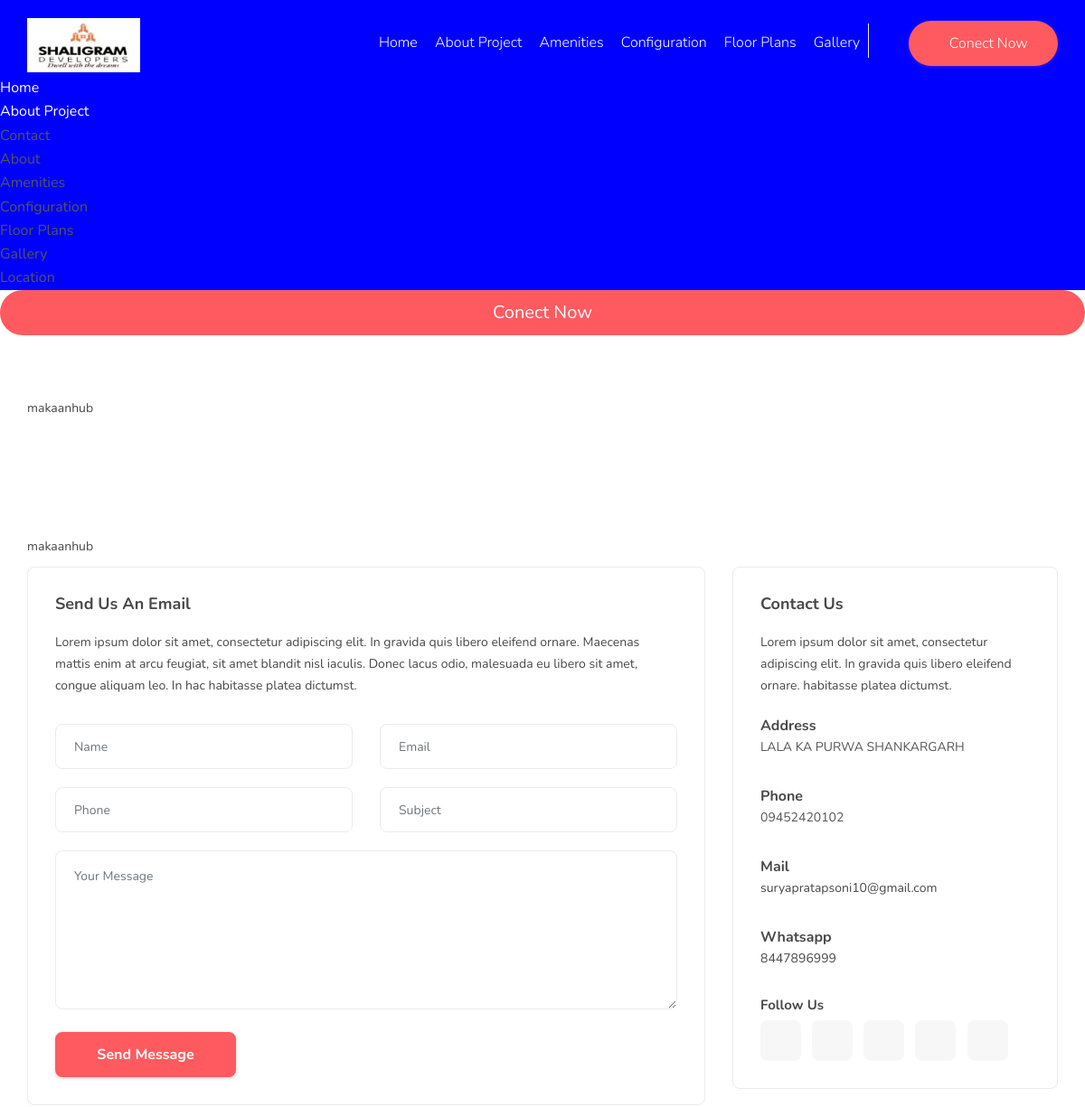
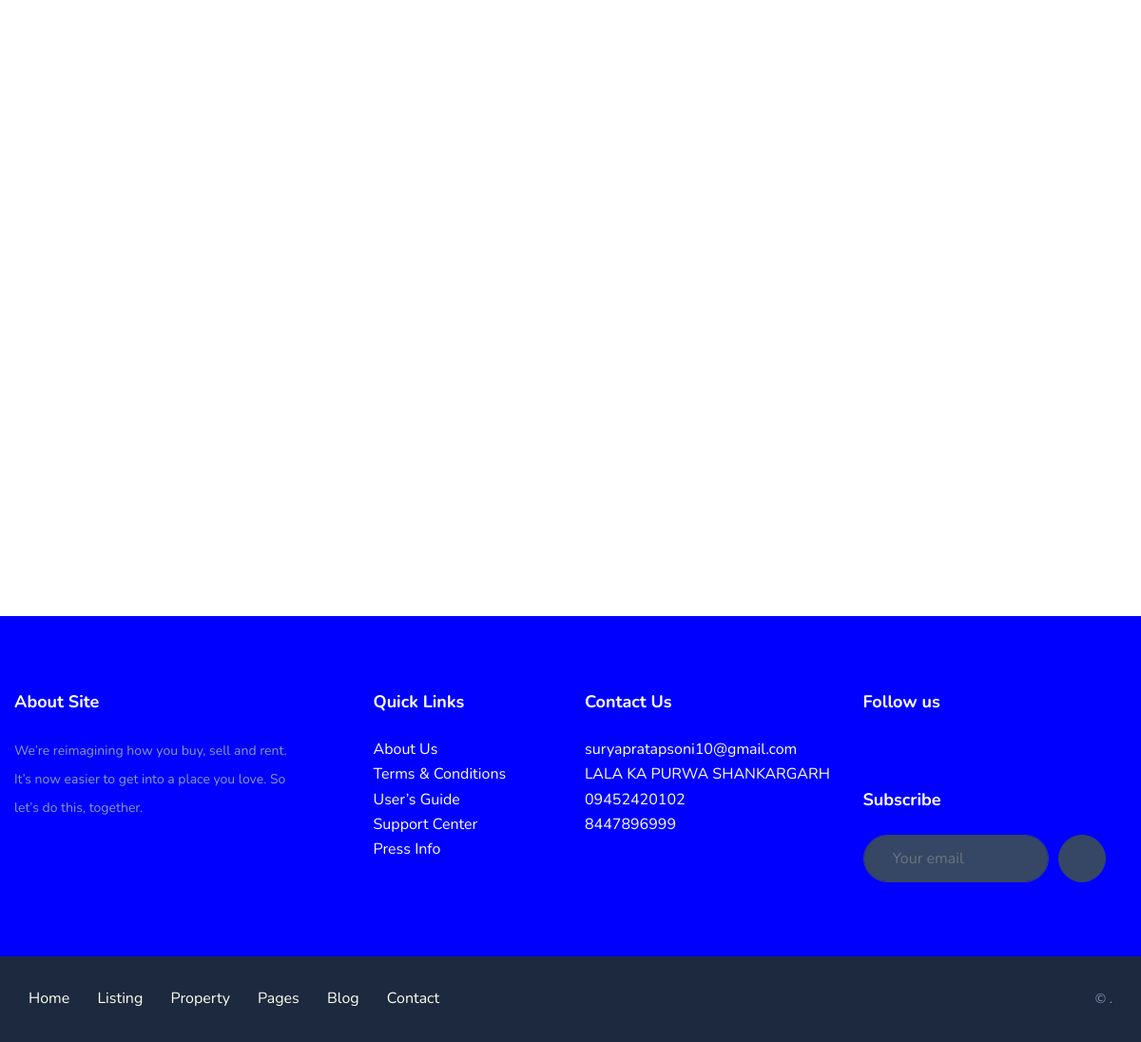
The app's page /contact/, older data (2 pictures, top to bottom).
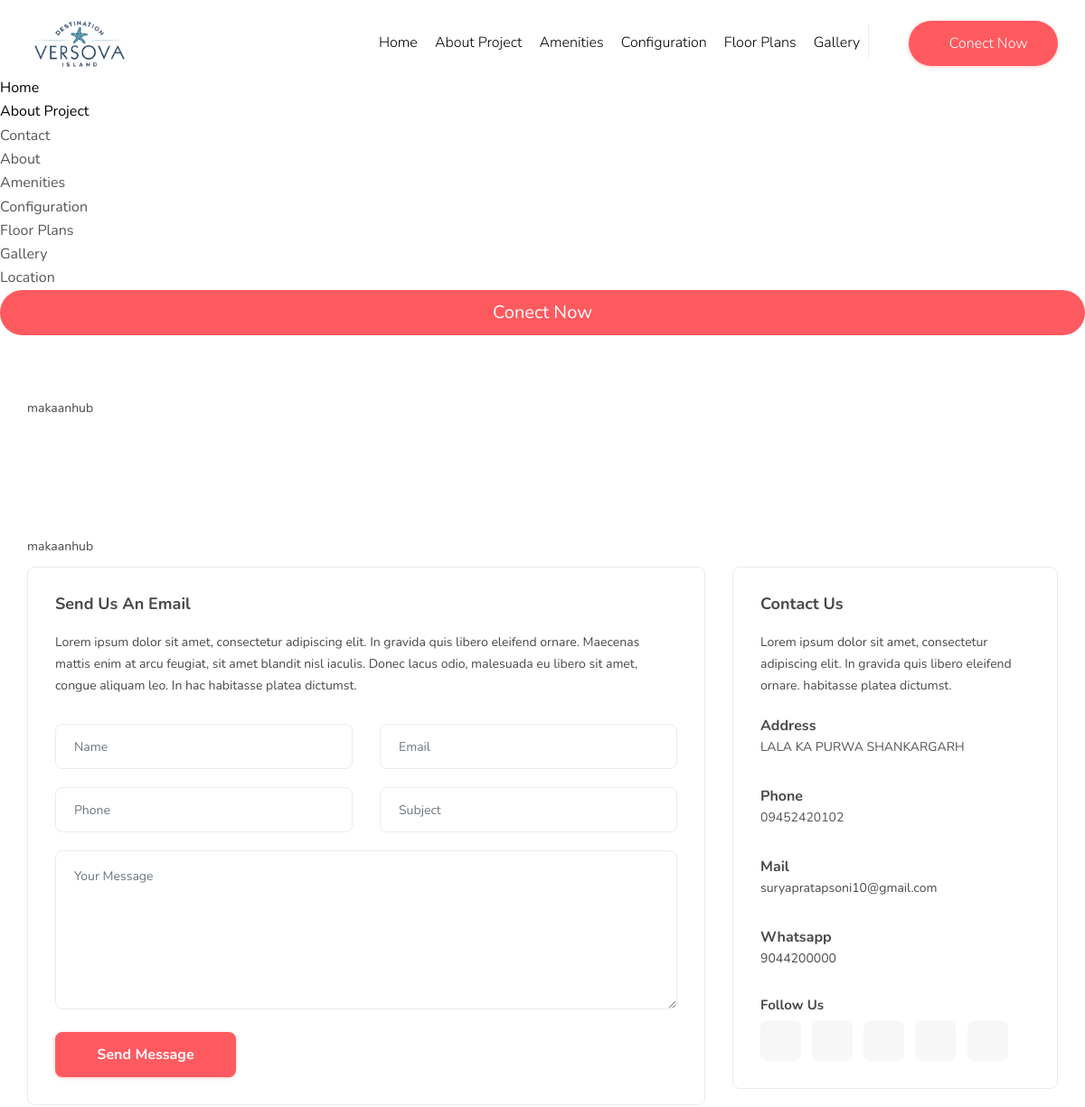
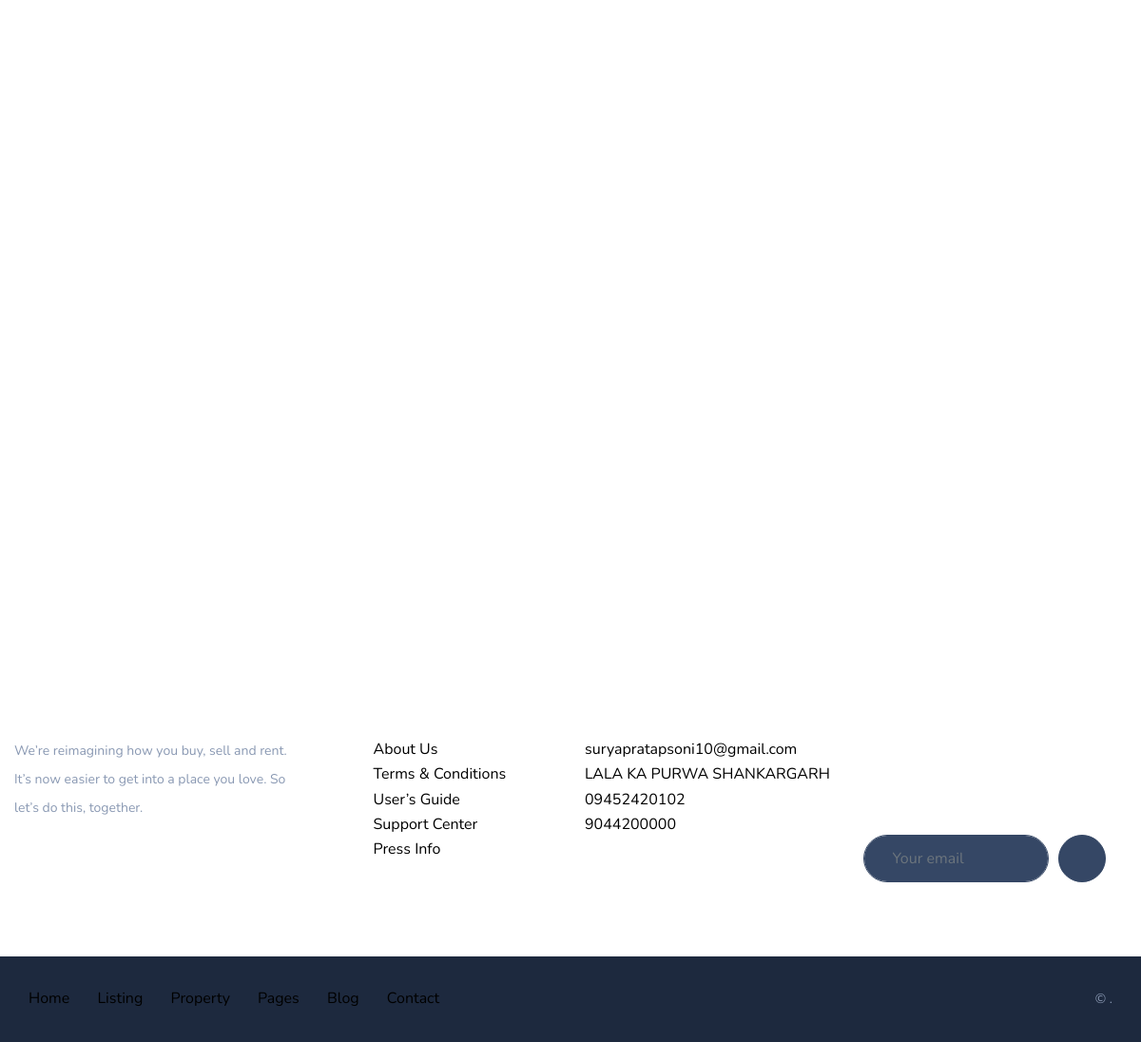
The same page, newer data (2 pictures, top to bottom).
### home/models.py (models this page shows, shortened)
class Setting(models.Model):
    STATUS = (
        ('True', 'True'),
        ('False', 'False'),
    )
    logo = models.ImageField(upload_to='logo/')
    testmonial_bg = models.ImageField(upload_to='logo/')
    header_footer_color = models.CharField(max_length=150,blank=True,)
    text_color = models.CharField(max_length=150,blank=True,)
    title = models.CharField(max_length=150)
    keywords = models.CharField(max_length=255)
    description = models.CharField(max_length=255)
    company = models.CharField(max_length=50)
    address = models.CharField(blank=True,max_length=100)
    phone = models.CharField(blank=True,max_length=15)
    whatsapp = models.CharField(blank=True,max_length=15)
    email = models.CharField(blank=True,max_length=50)
    smtpserver = models.CharField(blank=True,max_length=50)
    smtpemail = models.CharField(blank=True,max_length=50)
    smtppassword = models.CharField(blank=True,max_length=10)
    smtpport = models.CharField(blank=True,max_length=5)
    google_map = models.CharField(blank=True,max_length=1000)
    copy_right = models.CharField(blank=True,max_length=100)
    icon = models.ImageField(upload_to='images/')
    facebook = models.CharField(blank=True,max_length=50)
    instagram = models.CharField(blank=True,max_length=50)
    twitter = models.CharField(blank=True,max_length=50)
    youtube = models.CharField(blank=True, max_length=50)
    aboutus = RichTextUploadingField(blank=True)
    contact = RichTextUploadingField(blank=True)
    references = RichTextUploadingField(blank=True)
    status=models.CharField(max_length=10,choices=STATUS)
    create_at=models.DateTimeField(auto_now_add=True)
    update_at=models.DateTimeField(auto_now=True)
    class Meta:
        verbose_name_plural='9. Web Site Setting'

### home/views.py (the view, shortened to what this page needs)
# urls.py: path(('contact/'), views.contactus, name='contactus'),
def contactus(request):
    setting = Setting.objects.all().order_by('-id')[0:1]
    city = City.objects.all()
    form = ContactForm
    context={
        'setting':setting,
        'form':form ,
        'city':city,
    }
    return render(request, 'contactus.html',context)

### home/templates/contactus.html (shortened to what this page needs)
{% extends 'base/homebase.html' %}
{% block header %} {% include 'base/header1.html' %} {% endblock %}
{% block body %}
{% for rs in setting %}
	<section class="" >
		<div class="container">
			{{rs.contact|safe}}
		</div>
	</section>
	<section class="our-contact pb0 bgc-f">
		<div class="container">
            <div class="container-fluid p0 mt0">
                <div class="row">
                    <div class="col-lg-12">
                        {{rs.contact | safe}}
                    </div>
                </div>
            </div>
			<div class="row">
				<div class="col-lg-7 col-xl-8">
					<div class="form_grid">
						<h4 class="mb5">Send Us An Email</h4>
						<p>Lorem ipsum dolor sit amet, consectetur adipiscing elit. In gravida quis libero eleifend ornare. Maecenas mattis enim at arcu feugiat, sit amet blandit nisl iaculis. Donec lacus odio, malesuada eu libero sit amet, congue aliquam leo. In hac habitasse platea dictumst.</p>
			            <form class="contact_form" id="contact_form" name="contact_form" action="#" method="post" novalidate="novalidate">
							<div class="row">
				                <div class="col-md-6">
				                    <div class="form-group">
										<input id="form_name" name="form_name" class="form-control" required="required" type="text" placeholder="Name">
									</div>
				                </div>
				                <div class="col-md-6">
				                    <div class="form-group">
				                    	<input id="form_email" name="form_email" class="form-control required email" required="required" type="email" placeholder="Email">
				                    </div>
				                </div>
				                <div class="col-md-6">
				                    <div class="form-group">
				                    	<input id="form_phone" name="form_phone" class="form-control required phone" required="required" type="phone" placeholder="Phone">
				                    </div>
				                </div>
				                <div class="col-md-6">
				                    <div class="form-group">
					                    <input id="form_subject" name="form_subject" class="form-control required" required="required" type="text" placeholder="Subject">
									</div>
				                </div>
				                <div class="col-sm-12">
		                            <div class="form-group">
		                                <textarea id="form_message" name="form_message" class="form-control required" rows="8" required="required" placeholder="Your Message"></textarea>
		                            </div>
				                    <div class="form-group mb0">
					                    <button type="button" class="btn btn-lg btn-thm">Send Message</button>
				                    </div>
				                </div>
			                </div>
			            </form>
					</div>
				</div>
				<div class="col-lg-5 col-xl-4">
					<div class="contact_localtion">
						<h4>Contact Us</h4>
						<p>Lorem ipsum dolor sit amet, consectetur adipiscing elit. In gravida quis libero eleifend ornare. habitasse platea dictumst.</p>
						<div class="content_list">
							<h5>Address</h5>
							<p><a href="" target="_blank">{{rs.address}}</a></p>
						</div>
						<div class="content_list">
							<h5>Phone</h5>
							<p><a href="tel:+91{{rs.phone}}" target="_blank">{{rs.phone}}</a></p>
						</div>
						<div class="content_list">
							<h5>Mail</h5>
							<p>{{rs.email}}</p>
						</div>
						<div class="content_list">
							<h5>Whatsapp</h5>
							<a href="https://wa.me/+91{{rs.whatsapp}}" target="_blank">
							<p>{{rs.whatsapp}}</p>
							</a>
						</div>
						<h5>Follow Us</h5>
						<ul class="contact_form_social_area">
							<li class="list-inline-item"><a href="#"><i class="fa fa-facebook"></i></a></li>
							<li class="list-inline-item"><a href="#"><i class="fa fa-twitter"></i></a></li>
							<li class="list-inline-item"><a href="#"><i class="fa fa-instagram"></i></a></li>
							<li class="list-inline-item"><a href="#"><i class="fa fa-google"></i></a></li>
							<li class="list-inline-item"><a href="#"><i class="fa fa-pinterest"></i></a></li>
						</ul>
					</div>
				</div>
			</div>
		</div>
		<div class="container-fluid p0 mt50">
			<div class="row">
				<div class="col-lg-12">
					<div class="h600" id="">
                    </div>
				</div>
			</div>
		</div>
	</section>
    {% endfor %}
{% endblock %}

### home/templates/base/homebase.html (shortened to what this page needs)
<!DOCTYPE html>
{% load static %}
<html dir="ltr" lang="en">
<head>
  {% for rs in setting %}
<link rel="stylesheet" href="{% static '' %}main/css/bootstrap.min.css">
<link rel="stylesheet" href="{% static '' %}main/css/style.css">
<link rel="stylesheet" href="{% static '' %}main/css/responsive.css">
{% endfor %}
</head>
<body>
    <div class="wrapper">
    {% block header %} {% endblock %}
    {% block body %} {% endblock %}
    {% include 'base/footer.html' %}
</body>
</body>
</html>

### home/templates/base/header1.html (shortened to what this page needs)
{% load static %}
{% for rs in setting %}
<header class="header-nav menu_style_home_one style2 style3 navbar-scrolltofixed stricky main-menu " style="background-color: {{rs.header_footer_color}}; ">
    <div class="container p0">
        <nav>
            <a href="/" class="navbar_brand float-left dn-smd">
                <img class="logo1 img-fluid" src="{{rs.logo.url}}" alt="makaanhub.png" style="height: 60px;">
            </a>
            <ul id="respMenu" class="ace-responsive-menu text-right" data-menu-style="horizontal">
                <li><a href="/"><span class="title" style="color: {{rs.text_color}};">Home</span></a> </li>
                <li><a href="/"><span class="title" style="color: {{rs.text_color}};">About Project</span></a> </li>
                <li><a href="/"><span class="title" style="color: {{rs.text_color}};">Amenities</span></a> </li>
                <li><a href="/"><span class="title" style="color: {{rs.text_color}};">Configuration</span></a> </li>
                <li><a href="/"><span class="title" style="color: {{rs.text_color}};">Floor Plans</span></a> </li>
                <li><a href="/"><span class="title" style="color: {{rs.text_color}};">Gallery</span></a> </li>
                <li class="list-inline-item list_s"><a href="#" class="btn flaticon-user" data-toggle="modal" data-target=".bd-example-modal-lg"> </a></li>
                <li class="list-inline-item add_listing home6"><a href="https://wa.me/{{rs.whatsapp}}"><span class="flaticon-plus"></span><span class="dn-lg"> Conect Now</span></a></li>
            </ul>
        </nav>
    </div>
</header>
<div id="page" class="stylehome1 h0">
    <nav id="menu" class="stylehome1">
        <ul>
            <li style="background-color: {{rs.header_footer_color}}; ><a href="/"><span class="title" style="color: {{rs.text_color}}; "> Home</span></a> </li>
                <li style="background-color: {{rs.header_footer_color}}; >
                    <a href="#"><span class="title" style="color: {{rs.text_color}};">About Project</span></a>
                    <ul>
                        <li><a href="{% url "contactus" %}">Contact</a></li>
                        <li><a href="{% url "aboutus" %}">About</a></li>
                        <li><a href="{% url "blog" %}">Amenities</a></li>
                        <li><a href="{% url "blog" %}">Configuration</a></li>
                        <li><a href="{% url "blog" %}">Floor Plans</a></li>
                        <li><a href="{% url "blog" %}">Gallery</a></li>
                        <li><a href="{% url "blog" %}">Location</a></li>
                    </ul>
                </li>
            <li class="cl_btn"><a class="btn btn-block btn-lg btn-thm circle" href="https://wa.me/{{rs.whatsapp}}">Conect Now</a></li>
        </ul>
    </nav>
</div>
{% endfor %}

### home/templates/base/footer.html (shortened to what this page needs)
{% load static %}
{% for rs in setting %}
<section class="footer_one" style="background-color: {{rs.header_footer_color}}; ">
    <div class="container">
        <div class="row">
            <div class="col-sm-6 col-md-6 col-lg-3 col-xl-3 pr0 pl0">
                <div class="footer_about_widget">
                    <h4>About Site</h4>
                    <p>We’re reimagining how you buy, sell and rent. It’s now easier to get into a place you love. So let’s do this, together.</p>
                </div>
            </div>
            <div class="col-sm-6 col-md-6 col-lg-3 col-xl-3">
                <div class="footer_qlink_widget">
                    <h4>Quick Links</h4>
                    <ul class="list-unstyled">
                        <li style="color: {{rs.text_color}};><a href="#" >About Us</a></li>
                        <li style="color: {{rs.text_color}};><a href="#">Terms & Conditions</a></li>
                        <li style="color: {{rs.text_color}};><a href="#">User’s Guide</a></li>
                        <li style="color: {{rs.text_color}};><a href="#">Support Center</a></li>
                        <li style="color: {{rs.text_color}};><a href="#">Press Info</a></li>
                    </ul>
                </div>
            </div>
            <div class="col-sm-6 col-md-6 col-lg-3 col-xl-3">
                <div class="footer_contact_widget">
                    <h4>Contact Us</h4>
                    <ul class="list-unstyled">
                        <li style="color: {{rs.text_color}};><a href="#">{{rs.email}}</a></li>
                        <li style="color: {{rs.text_color}};><a href="#">{{rs.address}}</a></li>
                        <li style="color: {{rs.text_color}};><a href="tel:+91{{rs.phone}}">{{rs.phone}}</a></li>
                        <li style="color: {{rs.text_color}};><a href="https://wa.me/+91{{rs.whatsapp}}">{{rs.whatsapp}}</a></li>
                    </ul>
                </div>
            </div>
            <div class="col-sm-6 col-md-6 col-lg-3 col-xl-3">
                <div class="footer_social_widget">
                    <h4>Follow us</h4>
                    <ul class="mb30">
                        <li class="list-inline-item"><a href="#"><i class="fa fa-facebook"></i></a></li>
                        <li class="list-inline-item"><a href="#"><i class="fa fa-twitter"></i></a></li>
                        <li class="list-inline-item"><a href="#"><i class="fa fa-instagram"></i></a></li>
                        <li class="list-inline-item"><a href="#"><i class="fa fa-pinterest"></i></a></li>
                        <li class="list-inline-item"><a href="#"><i class="fa fa-dribbble"></i></a></li>
                        <li class="list-inline-item"><a href="#"><i class="fa fa-google"></i></a></li>
                    </ul>
                    <h4>Subscribe</h4>
                    <form class="footer_mailchimp_form">
                         <div class="form-row align-items-center">
                            <div class="col-auto">
                                <input type="email" class="form-control mb-2" id="inlineFormInput" placeholder="Your email">
                            </div>
                            <div class="col-auto">
                                <button type="submit" class="btn btn-primary mb-2"><i class="fa fa-angle-right"></i></button>
                            </div>
                          </div>
                    </form>
                </div>
            </div>
        </div>
    </div>
</section>
<section class="footer_middle_area pt30 pb30">
    <div class="container">
        <div class="row">
            <div class="col-lg-6 col-xl-6">
                <div class="footer_menu_widget">
                    <ul>
                        <li class="list-inline-item" style="color: {{rs.text_color}};><a href="#">Home</a></li>
                        <li class="list-inline-item" style="color: {{rs.text_color}};><a href="#">Listing</a></li>
                        <li class="list-inline-item" style="color: {{rs.text_color}};><a href="#">Property</a></li>
                        <li class="list-inline-item" style="color: {{rs.text_color}};><a href="#">Pages</a></li>
                        <li class="list-inline-item" style="color: {{rs.text_color}};><a href="#">Blog</a></li>
                        <li class="list-inline-item" style="color: {{rs.text_color}};><a href="#">Contact</a></li>
                    </ul>
                </div>
            </div>
            <div class="col-lg-6 col-xl-6">
                <div class="copyright-widget text-right">
                    <p>© {{rs.copy_right}}.</p>
                </div>
            </div>
        </div>
    </div>
</section>
</div>
{% endfor %}

### home/static/main/css/responsive.css (style rules this page uses)
@media only screen and (max-width:1280px) { header.header-nav.menu_style_home_one a.navbar_brand { margin-top: 21px; } }
@media only screen and (max-width:1280px) { header.header-nav.menu_style_home_one .ace-responsive-menu > li > a { padding: 37px 20px 27px 5px; } }
@media only screen and (max-width:1200px) { header.header-nav.menu_style_home_one .ace-responsive-menu > li > a { padding: 37px 10px 27px 5px; } }
@media only screen and (max-width:1200px) { header.header-nav.menu_style_home_one ul.ace-responsive-menu li.add_listing { width: 165px; } }

### home/static/main/css/menu.css (style rules this page uses)
@media (min-width: 993px) { .main-menu { display: block; } }

### home/static/main/css/ace-responsive-menu.css (style rules this page uses)
a { color: #0d638f; text-shadow: none; }
ul { margin: 0px; padding: 0px; }
.ace-responsive-menu { list-style: none; margin: 0; padding: 0; background-color: transparent; width:100%; }
.ace-responsive-menu li { list-style: none; }
.ace-responsive-menu > li { border: 0px; display: inline-block; margin: 0; padding: 0; text-align: left; }
.ace-responsive-menu li a { color:#c0c0c0; }
.ace-responsive-menu > li > a { display: block; position: relative; margin: 0; border: 0px; padding: 18px 20px 18px 5px; text-decoration: none; font-size: 16px; font-weight: 300; color: #979797; }

Row changes from the older to the newer data that the page shows:
changed Setting "suryapratapsoni10@gmail.com": logo: a different picture; text_color "#FFFFF0" → "#000000" (drawn); whatsapp "8447896999" → "9044200000"; no longer shows "About Site Quick Links Contact Us Follow us Subscribe"
